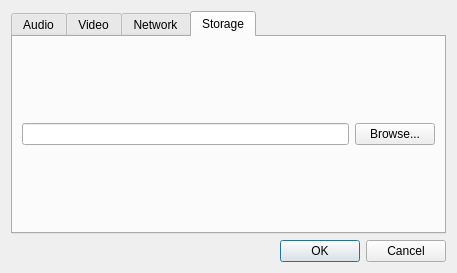
<?xml version="1.0" encoding="UTF-8"?>
<ui version="4.0">
 <class>SettingsDialog</class>
 <widget class="QDialog" name="SettingsDialog">
  <property name="geometry">
   <rect>
    <x>0</x>
    <y>0</y>
    <width>457</width>
    <height>273</height>
   </rect>
  </property>
  <property name="windowTitle">
   <string>Settings</string>
  </property>
  <layout class="QVBoxLayout" name="verticalLayout">
   <item>
    <widget class="QTabWidget" name="tabWidget">
     <property name="currentIndex">
      <number>3</number>
     </property>
     <widget class="QWidget" name="tabAudio">
      <attribute name="title">
       <string>Audio</string>
      </attribute>
      <layout class="QFormLayout" name="formLayoutAudio">
       <item row="0" column="0">
        <widget class="QLabel" name="micLabel">
         <property name="text">
          <string>Microphone:</string>
         </property>
        </widget>
       </item>
       <item row="0" column="1">
        <widget class="QComboBox" name="micCombo"/>
       </item>
       <item row="1" column="0">
        <widget class="QLabel" name="speakerLabel">
         <property name="text">
          <string>Speaker:</string>
         </property>
        </widget>
       </item>
       <item row="1" column="1">
        <widget class="QComboBox" name="speakerCombo"/>
       </item>
       <item row="2" column="0">
        <widget class="QLabel" name="volumeLabel">
         <property name="text">
          <string>Volume:</string>
         </property>
        </widget>
       </item>
       <item row="2" column="1">
        <widget class="QSlider" name="masterVolumeSlider"/>
       </item>
      </layout>
     </widget>
     <widget class="QWidget" name="tabVideo">
      <attribute name="title">
       <string>Video</string>
      </attribute>
      <layout class="QFormLayout" name="formLayoutVideo">
       <item row="0" column="0">
        <widget class="QLabel" name="cameraLabel">
         <property name="text">
          <string>Camera:</string>
         </property>
        </widget>
       </item>
       <item row="0" column="1">
        <widget class="QComboBox" name="cameraCombo"/>
       </item>
       <item row="1" column="0">
        <widget class="QCheckBox" name="highQualityCheck">
         <property name="text">
          <string>High Quality</string>
         </property>
        </widget>
       </item>
      </layout>
     </widget>
     <widget class="QWidget" name="tabNetwork">
      <attribute name="title">
       <string>Network</string>
      </attribute>
      <layout class="QFormLayout" name="formLayoutNetwork">
       <item row="0" column="0">
        <widget class="QLabel" name="ipLabel">
         <property name="text">
          <string>Server IP:</string>
         </property>
        </widget>
       </item>
       <item row="0" column="1">
        <widget class="QLineEdit" name="serverIp"/>
       </item>
       <item row="1" column="0">
        <widget class="QLabel" name="portLabel">
         <property name="text">
          <string>Port:</string>
         </property>
        </widget>
       </item>
       <item row="1" column="1">
        <widget class="QSpinBox" name="portSpin"/>
       </item>
      </layout>
     </widget>
     <widget class="QWidget" name="tabStorage">
      <attribute name="title">
       <string>Storage</string>
      </attribute>
      <layout class="QHBoxLayout" name="horizontalLayoutStorage">
       <item>
        <widget class="QLineEdit" name="downloadPath"/>
       </item>
       <item>
        <widget class="QPushButton" name="browseButton">
         <property name="text">
          <string>Browse...</string>
         </property>
        </widget>
       </item>
      </layout>
     </widget>
    </widget>
   </item>
   <item>
    <widget class="QDialogButtonBox" name="buttonBox">
     <property name="standardButtons">
      <set>QDialogButtonBox::StandardButton::Cancel|QDialogButtonBox::StandardButton::Ok</set>
     </property>
    </widget>
   </item>
  </layout>
 </widget>
 <resources/>
 <connections>
  <connection>
   <sender>browseButton</sender>
   <signal>clicked()</signal>
   <receiver>SettingsDialog</receiver>
   <slot>browseStoragePath()</slot>
   <hints>
    <hint type="sourcelabel">
     <x>20</x>
     <y>20</y>
    </hint>
    <hint type="destinationlabel">
     <x>20</x>
     <y>20</y>
    </hint>
   </hints>
  </connection>
 </connections>
 <slots>
  <slot>browseStoragePath()</slot>
 </slots>
</ui>
